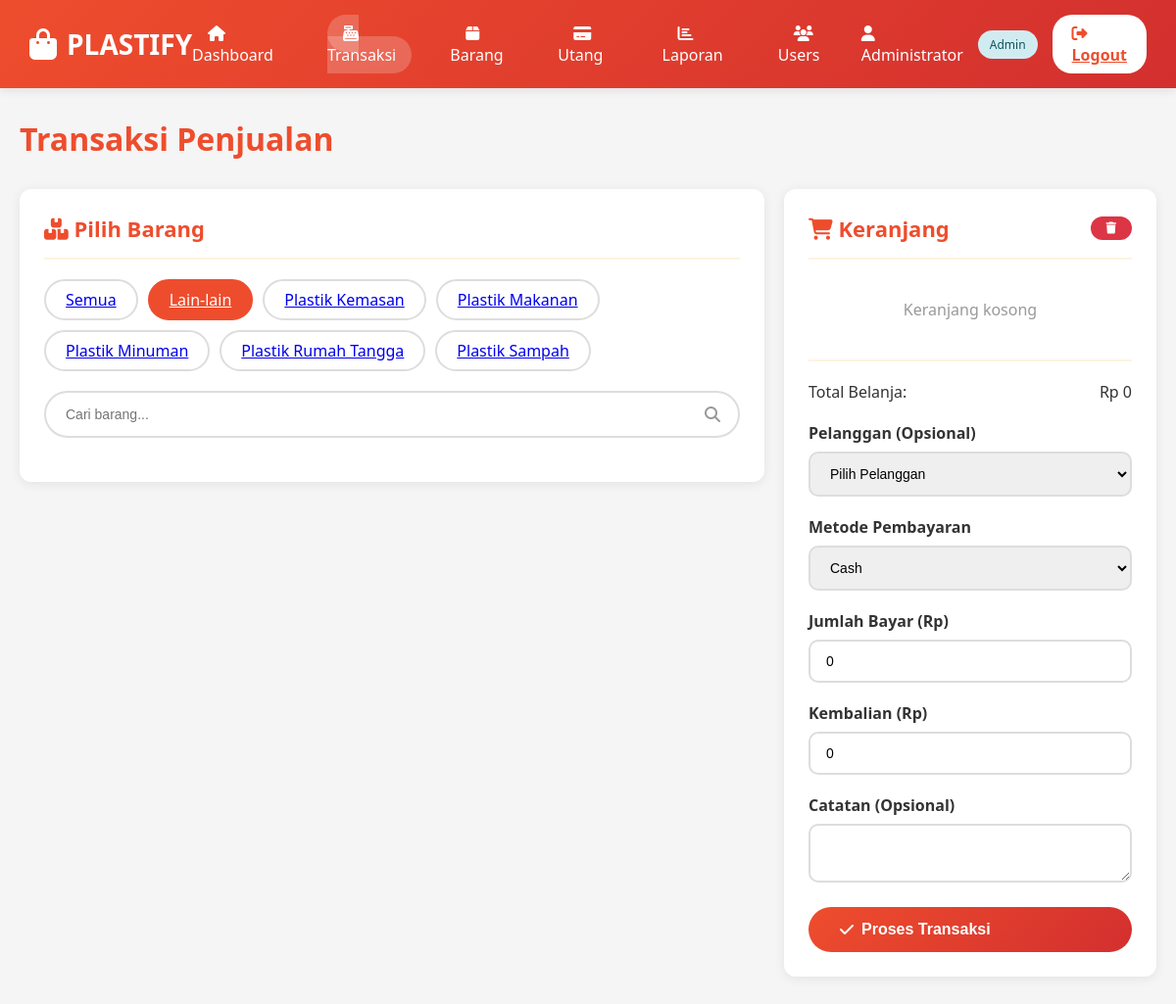
The app's page /transaksi.php?kategori=6 (signed in) with its own data.
### tables this page shows
CREATE TABLE kategori_barang (
    id INT AUTO_INCREMENT PRIMARY KEY,
    nama_kategori VARCHAR(100) NOT NULL,
    created_at TIMESTAMP DEFAULT CURRENT_TIMESTAMP
);

### transaksi.php (the view, shortened to what this page needs)
<?php
require_once 'config/database.php';
$categories = $pdo->query("SELECT * FROM kategori_barang ORDER BY nama_kategori")->fetchAll();
$search = isset($_GET['search']) ? trim($_GET['search']) : '';
$kategori_filter = isset($_GET['kategori']) ? $_GET['kategori'] : '';
?>
<!DOCTYPE html>
<html lang="id">
<head>
    <link rel="stylesheet" href="assets/css/style.css">
    <link rel="stylesheet" href="https://cdnjs.cloudflare.com/ajax/libs/font-awesome/6.4.0/css/all.min.css">
</head>
<body>
    <header class="header">
        <div class="header-content">
            <div class="logo">
                <i class="fas fa-shopping-bag"></i> PLASTIFY
            </div>
            <ul class="nav-menu">
                <li><a href="dashboard.php"><i class="fas fa-home"></i> Dashboard</a></li>
                <li><a href="transaksi.php" class="active"><i class="fas fa-cash-register"></i> Transaksi</a></li>
                <li><a href="barang.php"><i class="fas fa-box"></i> Barang</a></li>
                <li><a href="utang.php"><i class="fas fa-credit-card"></i> Utang</a></li>
                <li><a href="laporan.php"><i class="fas fa-chart-bar"></i> Laporan</a></li>
                <?php if ($_SESSION['role'] == 'admin'): ?>
                    <li><a href="users.php"><i class="fas fa-users"></i> Users</a></li>
                <?php endif; ?>
            </ul>
            <div class="user-info">
                <span><i class="fas fa-user"></i> <?php echo htmlspecialchars($_SESSION['nama_lengkap']); ?></span>
                <span class="badge badge-info"><?php echo ucfirst($_SESSION['role']); ?></span>
                <a href="logout.php" class="btn-logout"><i class="fas fa-sign-out-alt"></i> Logout</a>
            </div>
        </div>
    </header>
    <div class="container">
        <h1 style="margin-bottom: 30px; color: var(--primary-orange);">Transaksi Penjualan</h1>
        <div style="display: grid; grid-template-columns: 2fr 1fr; gap: 20px;">
            <div>
                <div class="card">
                    <div class="card-header">
                        <h2 class="card-title"><i class="fas fa-boxes"></i> Pilih Barang</h2>
                    </div>
                    <div class="category-pills">
                        <a href="transaksi.php" class="category-pill <?php echo !$kategori_filter ? 'active' : ''; ?>">Semua</a>
                        <?php foreach ($categories as $cat): ?>
                            <a href="transaksi.php?kategori=<?php echo $cat['id']; ?>" class="category-pill <?php echo $kategori_filter == $cat['id'] ? 'active' : ''; ?>">
                                <?php echo htmlspecialchars($cat['nama_kategori']); ?>
                            </a>
                        <?php endforeach; ?>
                    </div>
                    <div class="search-box">
                        <form method="GET" action="">
                            <input type="text" name="search" placeholder="Cari barang..." value="<?php echo htmlspecialchars($search); ?>">
                            <i class="fas fa-search"></i>
                        </form>
                    </div>
                </div>
            </div>
            <div>
                <div class="cart-section">
                    <div class="card-header">
                        <h2 class="card-title"><i class="fas fa-shopping-cart"></i> Keranjang</h2>
                        <button onclick="clearCart()" class="btn btn-danger btn-sm">
                            <i class="fas fa-trash"></i>
                        </button>
                    </div>
                    <div id="cart-items">
                        <p style="text-align: center; color: #999; padding: 20px;">Keranjang kosong</p>
                    </div>
                    <div class="cart-total">
                        <div class="total-row">
                            <span>Total Belanja:</span>
                            <span id="cart-total">Rp 0</span>
                        </div>
                    </div>
                    <form method="POST" action="" id="transaction-form" style="margin-top: 20px;">
                        <div class="form-group">
                            <label class="form-label">Pelanggan (Opsional)</label>
                            <select name="pelanggan_id" class="form-control">
                                <option value="">Pilih Pelanggan</option>
                            </select>
                        </div>
                        <div class="form-group">
                            <label class="form-label">Metode Pembayaran</label>
                            <select name="metode_pembayaran" class="form-control" id="metode-pembayaran" onchange="togglePaymentFields()" required>
                                <option value="cash">Cash</option>
                            </select>
                        </div>
                        <div class="form-group" id="bayar-field">
                            <label class="form-label">Jumlah Bayar (Rp)</label>
                            <input type="number" name="total_bayar" class="form-control" id="total-bayar" value="0" oninput="calculateChange()" required>
                        </div>
                        <div class="form-group">
                            <label class="form-label">Kembalian (Rp)</label>
                            <input type="number" name="kembalian" class="form-control" id="kembalian" value="0" readonly>
                        </div>
                        <div class="form-group">
                            <label class="form-label">Catatan (Opsional)</label>
                            <textarea name="catatan" class="form-control" rows="2"></textarea>
                        </div>
                        <button type="submit" class="btn btn-primary btn-lg" style="width: 100%;">
                            <i class="fas fa-check"></i> Proses Transaksi
                        </button>
                    </form>
                </div>
            </div>
        </div>
    </div>
</body>
</html>

### assets/css/style.css (style rules this page uses)
* { margin: 0; padding: 0; box-sizing: border-box; }
body { font-family: 'Segoe UI', Tahoma, Geneva, Verdana, sans-serif; background-color: #f5f5f5; color: #333; }
:root { --primary-orange: #ee4d2d; --primary-red: #d32f2f; --secondary-orange: #ff6b35; --light-orange: #fff3e0; --dark-gray: #333; --light-gray: #f5f5f5; --white: #ffffff; --success: #28a745; --danger: #dc3545; --warning: #ffc107; --info: #17a2b8; }
.header { background: linear-gradient(135deg, var(--primary-orange), var(--primary-red)); color: var(--white); padding: 15px 30px; box-shadow: 0 2px 10px rgba(0,0,0,0.1); position: sticky; top: 0; z-index: 1000; }
.header-content { display: flex; justify-content: space-between; align-items: center; max-width: 1400px; margin: 0 auto; }
.logo { font-size: 28px; font-weight: bold; display: flex; align-items: center; gap: 10px; }
.logo i { font-size: 32px; }
.nav-menu { display: flex; gap: 20px; list-style: none; }
.nav-menu a { color: var(--white); text-decoration: none; font-weight: 500; padding: 8px 16px; border-radius: 20px; transition: all 0.3s; }
.nav-menu a:hover, .nav-menu a.active { background-color: rgba(255,255,255,0.2); }
.user-info { display: flex; align-items: center; gap: 15px; }
.user-info span { font-weight: 500; }
.btn-logout { background-color: var(--white); color: var(--primary-orange); border: none; padding: 8px 20px; border-radius: 20px; cursor: pointer; font-weight: 600; transition: all 0.3s; }
.container { max-width: 1400px; margin: 30px auto; padding: 0 20px; }
.card { background: var(--white); border-radius: 12px; box-shadow: 0 2px 12px rgba(0,0,0,0.08); padding: 25px; margin-bottom: 20px; }
.card-header { display: flex; justify-content: space-between; align-items: center; margin-bottom: 20px; padding-bottom: 15px; border-bottom: 2px solid var(--light-orange); }
.card-title { font-size: 22px; font-weight: 700; color: var(--primary-orange); }
.btn { padding: 10px 24px; border: none; border-radius: 25px; cursor: pointer; font-weight: 600; font-size: 14px; transition: all 0.3s; display: inline-flex; align-items: center; gap: 8px; }
.btn-primary { background: linear-gradient(135deg, var(--primary-orange), var(--primary-red)); color: var(--white); }
.btn-danger { background-color: var(--danger); color: var(--white); }
.btn-sm { padding: 6px 16px; font-size: 12px; }
.btn-lg { padding: 14px 32px; font-size: 16px; }
.form-group { margin-bottom: 20px; }
.form-label { display: block; margin-bottom: 8px; font-weight: 600; color: var(--dark-gray); }
.form-control { width: 100%; padding: 12px 16px; border: 2px solid #ddd; border-radius: 10px; font-size: 14px; transition: all 0.3s; }
.form-control::placeholder { color: #999; }
select.form-control { cursor: pointer; }
.badge { padding: 6px 12px; border-radius: 20px; font-size: 12px; font-weight: 600; display: inline-block; }
.badge-info { background-color: #d1ecf1; color: #0c5460; }
.cart-section { background: var(--white); border-radius: 12px; padding: 25px; box-shadow: 0 2px 12px rgba(0,0,0,0.08); position: sticky; top: 90px; }
.cart-total { margin-top: 20px; padding-top: 20px; border-top: 2px solid var(--light-orange); }
.total-row { display: flex; justify-content: space-between; margin-bottom: 10px; font-size: 16px; }
.search-box { position: relative; margin-bottom: 20px; }
.search-box input { width: 100%; padding: 14px 50px 14px 20px; border: 2px solid #ddd; border-radius: 30px; font-size: 14px; transition: all 0.3s; }
.search-box i { position: absolute; right: 20px; top: 50%; transform: translateY(-50%); color: #999; }
.category-pills { display: flex; gap: 10px; flex-wrap: wrap; margin-bottom: 20px; }
.category-pill { padding: 8px 20px; border-radius: 25px; background-color: var(--white); border: 2px solid #ddd; cursor: pointer; font-weight: 500; transition: all 0.3s; }
.category-pill:hover, .category-pill.active { background-color: var(--primary-orange); color: var(--white); border-color: var(--primary-orange); }

### records on screen
kategori_barang: nama_kategori "Lain-lain"
kategori_barang: nama_kategori "Plastik Kemasan"
kategori_barang: nama_kategori "Plastik Makanan"
kategori_barang: nama_kategori "Plastik Minuman"
kategori_barang: nama_kategori "Plastik Rumah Tangga"
kategori_barang: nama_kategori "Plastik Sampah"

### other values on screen
$_SESSION['nama_lengkap'] "Administrator"
$_SESSION['role'] "Admin"
